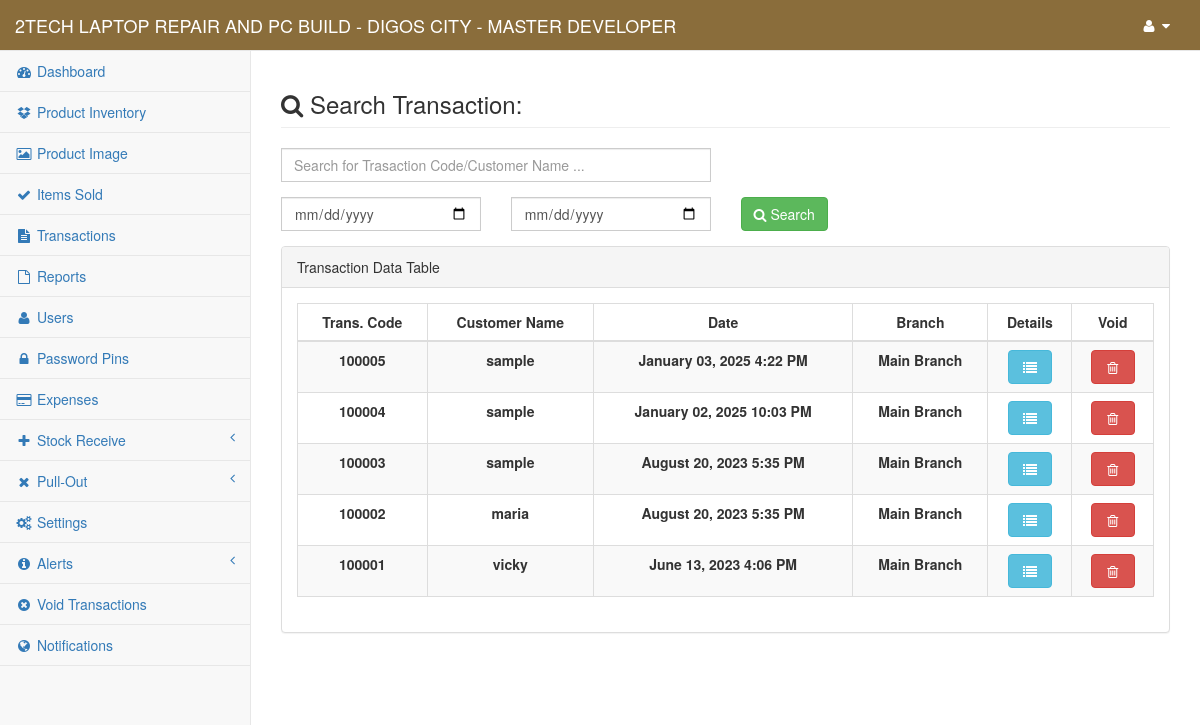
The page /content/admin/search_sales.php (signed in) on the database its author committed.
### tables this page shows
CREATE TABLE `gy_my_project` (
  `gy_project` int(1) NOT NULL,
  `gy_project_name` text NOT NULL,
  `gy_project_address` text NOT NULL,
  `gy_system_title` text NOT NULL,
  `gy_year_origin` datetime NOT NULL
);

CREATE TABLE `gy_user` (
  `gy_user_id` int(10) NOT NULL,
  `gy_user_code` varchar(8) NOT NULL,
  `gy_full_name` varchar(255) NOT NULL,
  `gy_username` varchar(50) NOT NULL,
  `gy_password` varchar(100) NOT NULL,
  `gy_user_type` int(5) NOT NULL,
  `gy_user_status` int(1) NOT NULL,
  `gy_branch_id` int(11) NOT NULL
);

CREATE TABLE `gy_transaction` (
  `gy_trans_id` int(11) NOT NULL,
  `gy_trans_code` varchar(20) NOT NULL,
  `gy_trans_pay` int(1) NOT NULL,
  `gy_trans_check_per` int(2) NOT NULL,
  `gy_trans_check_num` text NOT NULL,
  `gy_trans_royal_fee` double NOT NULL,
  `gy_trans_cardcent` int(3) NOT NULL,
  `gy_trans_custname` text NOT NULL,
  `gy_trans_date` datetime NOT NULL,
  `gy_trans_type` int(1) NOT NULL,
  `gy_trans_total` double NOT NULL,
  `gy_trans_discount` double NOT NULL,
  `gy_trans_cash` double NOT NULL,
  `gy_trans_depositpay` double NOT NULL,
  `gy_trans_change` double NOT NULL,
  `gy_prepared_by` int(11) NOT NULL,
  `gy_user_id` int(11) NOT NULL,
  `gy_tra_code` varchar(20) NOT NULL,
  `gy_trans_status` int(1) NOT NULL,
  `gy_trans_check` int(1) NOT NULL,
  `gy_trans_check_date` datetime NOT NULL,
  `gy_branch_id` int(11) NOT NULL
);

CREATE TABLE `gy_branch` (
  `gy_branch_id` int(11) NOT NULL,
  `gy_branch_name` text NOT NULL
);

### conf/my_project.php (called while the page is built, shortened)
<?php
	include 'conn.php';
	$find_my_data=$link->query("SELECT * From `gy_my_project` Where `gy_project`='1'");
	$my_project_detail=$find_my_data->fetch_array();
	$my_project_name = $my_project_detail['gy_project_name'];
?>

### content/admin/session.php (called while the page is built, shortened)
<?php
    $user_id = $_SESSION['fus_user_id'];
    $identify_user=$link->query("Select * From `gy_user` Where `gy_user_id`='$user_id'");
    $row=$identify_user->fetch_array();
    $user_info = $row['gy_full_name'];
?>

### content/admin/my_pagination_search.php (called while the page is built, shortened)
<?php
        $page_rows = $my_num_rows;
        $pagenum = 1;
        $limit = 'LIMIT ' .($pagenum - 1) * $page_rows .',' .$page_rows;
        $sql = $query_three." $limit";
        $query = mysqli_query($link, $sql);
?>

### conf/function.php (called while the page is built, shortened)
<?php
    function get_branch_name($branch_id){
        include("conn.php");
        $statement=$link->query("SELECT `gy_branch_name` From `gy_branch` Where `gy_branch_id`='$branch_id'");
        $row=$statement->fetch_array();
        $count=$statement->num_rows;
        if ($count > 0) {
            $result = $row['gy_branch_name'];
        }else{
            $result = "All";
        }
        return $result;
    }
?>

### content/admin/search_sales.php (the view, shortened to what this page needs)
<?php
    include("../../conf/conn.php");
    include("../../conf/function.php");
    include("session.php");
    include("../../conf/my_project.php");
    $search_text = @$_GET['search_text'];
    if ($search_text == "mrcoffeex_only_space") {
         echo "
            <script>
                window.alert('White Spaces is not allowed!');
                window.location.href = 'sales'
            </script>
         ";
    }else{
        $my_project_header_title = "Search Transaction: ".$search_text;
        $query_three = "Select * From `gy_transaction` Where CONCAT(`gy_trans_code`,`gy_trans_custname`) LIKE '%$search_text%' AND `gy_trans_type`='1' AND `gy_trans_status`='1' AND `gy_user_id`>'0' Order By `gy_trans_date` DESC ";
        $my_num_rows = 25;
        include 'my_pagination_search.php';
    }
?>
<!DOCTYPE html>
<html lang="en">
    <?php include 'head.php'; ?>
<body>
    <div id="wrapper">
        <?php include 'nav.php'; ?>
        <div id="page-wrapper">
            <div class="row">
                <div class="col-lg-12">
                    <h3 class="page-header"><i class="fa fa-search"></i> <?php echo $my_project_header_title; ?></h3>
                </div>
            </div>
            <div class="row">
                <div class="col-md-12">
                    <div class="row">
                        <div class="col-md-6">
                            <div class="form-group">
                                <form method="post" enctype="multipart/form-data" action="redirect_manager">
                                    <input type="text" class="form-control" placeholder="Search for Trasaction Code/Customer Name ..." name="sales_search" style="border-radius: 0px;" autofocus required>
                                </form>
                            </div>
                        </div>
                        <div class="col-md-12">
                            <div class="row">
                                <form method="post" enctype="multipart/form-data" id="my_form" action="redirect_manager">
                                    <div class="col-md-3">
                                        <div class="form-group">
                                            <input type="date" class="form-control" name="sales_date_search_f" id="sales_date_search1" style="border-radius: 0px;" required>
                                        </div>
                                    </div>
                                    <div class="col-md-3">
                                        <div class="form-group">
                                            <input type="date" class="form-control" name="sales_date_search_t" id="sales_date_search2" style="border-radius: 0px;" required>
                                        </div>
                                    </div>
                                    <div class="col-md-3">
                                        <button type="submit" name="sales_btn" class="btn btn-success" title="click to search ..."><i class="fa fa-search"></i> Search</button>
                                    </div>
                                </form>
                            </div>
                        </div>
                    </div>
                    <div class="panel panel-default">
                        <div class="panel-heading">
                            Transaction Data Table
                        </div>
                        <div class="panel-body">
                            <div class="table-responsive">
                                <table class="table table-striped table-bordered table-hover">
                                    <thead>
                                        <tr>
                                            <th><center>Trans. Code</center></th>
                                            <th><center>Customer Name</center></th>
                                            <th><center>Date</center></th>
                                            <th><center>Branch</center></th>
                                            <th><center>Details</center></th>
                                            <th><center>Void</center></th>
                                        </tr>
                                    </thead>
                                    <tbody>
                                    <?php
                                        while ($sales_row=$query->fetch_array()) {
                                    ?>
                                        <tr class="<?php echo $my_limit; ?>">
                                            <td style="font-weight: bold;"><center><?php echo $sales_row['gy_trans_code']; ?></center></td>
                                            <td style="font-weight: bold;"><center><?php echo $sales_row['gy_trans_custname']; ?></center></td>
                                            <td style="font-weight: bold;"><center><?php echo date("F d, Y g:i A",strtotime($sales_row['gy_trans_date'])); ?></center></td>
                                            <td style="font-weight: bold;"><center><?= get_branch_name($sales_row['gy_branch_id']); ?></center></td>
                                            <td class="text-center">
                                                <a
                                                    href="sales_details?transCode=<?= $sales_row['gy_trans_code'] ?>"
                                                    onclick="window.open(this.href, 'mywin', 'left=20, top=20, width=1366, height=768, toolbar=1, resizable=0'); return false;"
                                                >
                                                    <button type="button" class="btn btn-info" title="click to see details ..."><i class="fa fa-list fa-fw"></i></button>
                                                </a>
                                            </td>
                                            <td><center><button type="button" class="btn btn-danger" title="click to void transaction..." data-target="#delete_<?php echo $sales_row['gy_trans_code']; ?>" data-toggle="modal"><i class="fa fa-trash-o fa-fw"></i></button></center></td>
                                        </tr>
                                    <?php } ?>
                                    </tbody>
                                </table>
                            </div>
                        </div>
                    </div>
                </div>
            </div>
            <div class="row">
                <div class="col-md-12">
                    <div class="text-center">
                    </div>
                 </div>
            </div>
        </div>
    </div>
</body>
</html>

### content/admin/nav.php (shortened to what this page needs)
<nav class="navbar navbar-default navbar-static-top" role="navigation" style="margin-bottom: 0; background-color: #8a6d3b; color: #fff;">
    <div class="navbar-header">
        <a class="navbar-brand" href="index"><span style="text-transform: uppercase; color: #fff;"><?php echo $my_project_name; ?> <?php echo $my_project_title; ?> - <?php echo $user_info ?></span></a>
    </div>
    <div class="full-right">
    <ul class="nav navbar-top-links navbar-right">
        <li class="dropdown">
            <a class="dropdown-toggle" data-toggle="dropdown" id="navi" href="#">
                <i class="fa fa-user fa-fw"></i>  <i class="fa fa-caret-down"></i>
            </a>
        </li>
    </ul>
    </div>
        <?php include("side-panel.php"); ?>
</nav>

### content/admin/nav.php (style rules this page uses)
#navi { color: #fff; }

### rows shown on the page
gy_my_project: gy_project_name "2TECH LAPTOP REPAIR AND PC BUILD - DIGOS CITY"
gy_user: gy_full_name "MASTER DEVELOPER"
gy_transaction: gy_trans_code "100005", gy_trans_custname "sample", gy_trans_date "January 03, 2025 4:22 PM", gy_branch.gy_branch_name "Main Branch"
gy_transaction: gy_trans_code "100004", gy_trans_custname "sample", gy_trans_date "January 02, 2025 10:03 PM", gy_branch.gy_branch_name "Main Branch"
gy_transaction: gy_trans_code "100003", gy_trans_custname "sample", gy_trans_date "August 20, 2023 5:35 PM", gy_branch.gy_branch_name "Main Branch"
gy_transaction: gy_trans_code "100002", gy_trans_custname "maria", gy_trans_date "August 20, 2023 5:35 PM", gy_branch.gy_branch_name "Main Branch"
gy_transaction: gy_trans_code "100001", gy_trans_custname "vicky", gy_trans_date "June 13, 2023 4:06 PM", gy_branch.gy_branch_name "Main Branch"

### other values the page prints
$my_project_header_title "Search Transaction:"
